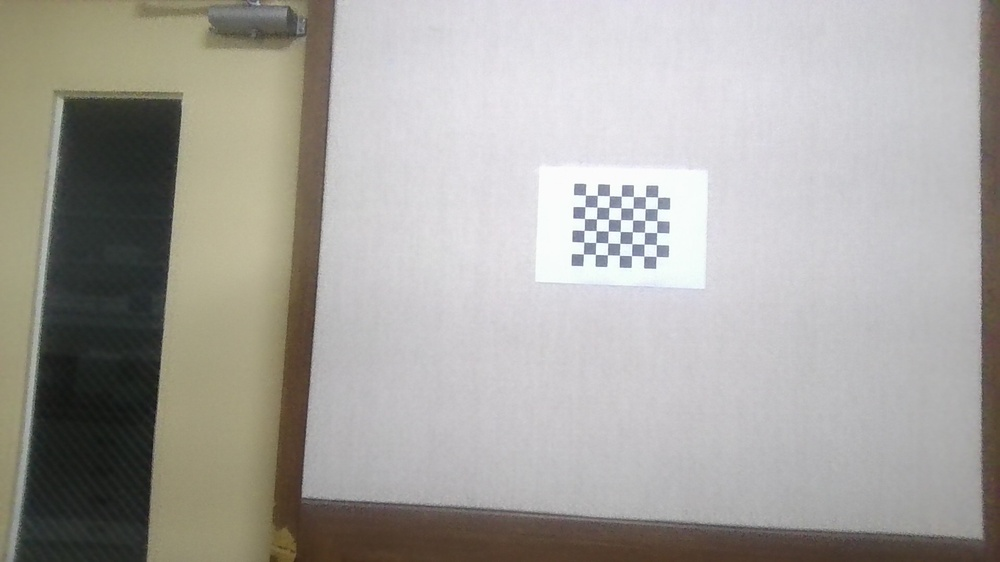
#> input picture arco_marker/test_images/sample (1).jpg, 1000 x 562 px, shrunk from 1920 x 1080 before the run; its folder holds only this picture in this run
$ python calibrate_camera.py
#> lines starting #> are read from the running program, lines starting #| are printed output that depends on the picture; after the words box and inside, x2 and y2 are one past the last pixel; in counts of white or black regions, pixels touching at a corner belong together
import numpy as np
import cv2
import glob
import csv

# Open csv file
f = open('output/calibrate.csv', 'w', newline='')
writer = csv.writer(f)

# Set termination criteria
criteria = (cv2.TERM_CRITERIA_EPS + cv2.TERM_CRITERIA_MAX_ITER, 30, 0.001)

# Set sample image file path
path_of_images = "./test_images/"
samples = glob.glob(path_of_images + "*.jpg")

#  Number of internal corners of checkerboard (rows, columns)
checkerboard = (7, 6)

# Define object points
objp = np.zeros((checkerboard[0] * checkerboard[1], 3), np.float32)
objp[:,:2] = np.mgrid[0:checkerboard[0],0:checkerboard[1]].T.reshape(-1,2)

# Arrays to store points
points_2d = []
points_3d = []

# Set origin vector
for fname in samples:
    sample = cv2.imread(fname)                      # Read image files
#> sample is the input picture: shape (562, 1000, 3); mean B, G, R 160.2, 165, 167.5
    gray = cv2.cvtColor(sample, cv2.COLOR_BGR2GRAY) # Convert to grayscale
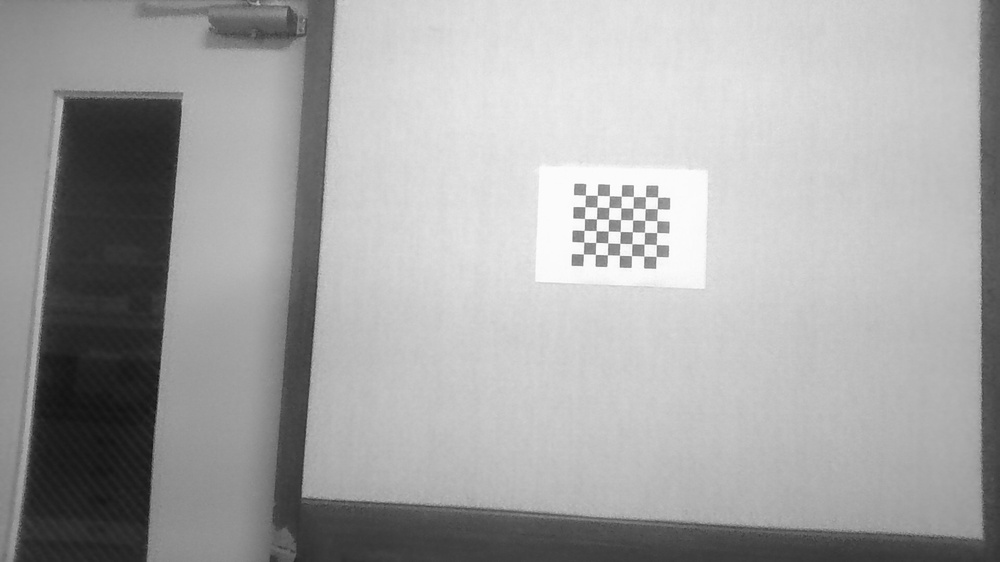
#> gray: shape (562, 1000); min 16, max 255, mean 165.2
    # Finding checkerboard corners

    # ret -> true when desired number of corners are found in image
    ret, corners = cv2.findChessboardCorners(gray, checkerboard, None)
#> ret = True; corners = 42 rows, first 8: [585.4, 195.1], [597.3, 195.4], [609.3, 195.7], [621.4, 196.1], [633.4, 196.5], [645.3, 196.7], [657.6, 197.2], [584.8, 206.7]

    # fine-tune the pixel coordinates -> display a checkerboard image if the desired number of corners are detected.
    if ret:
        points_3d.append(objp)

        # Tweaking pixel coordinates for 2D points
        corners2 = cv2.cornerSubPix(gray, corners, (11,11),(-1,-1), criteria)
#> corners2 = 42 rows, first 8: [590.7, 201], [590.7, 201], [614.8, 201.7], [627.4, 202.5], [638.6, 202.3], [638.6, 202.3], [651.7, 203.2], [591.1, 213.5]
        points_2d.append(corners2)

        # Drawing corners
        sample = cv2.drawChessboardCorners(sample, checkerboard, corners2, ret)
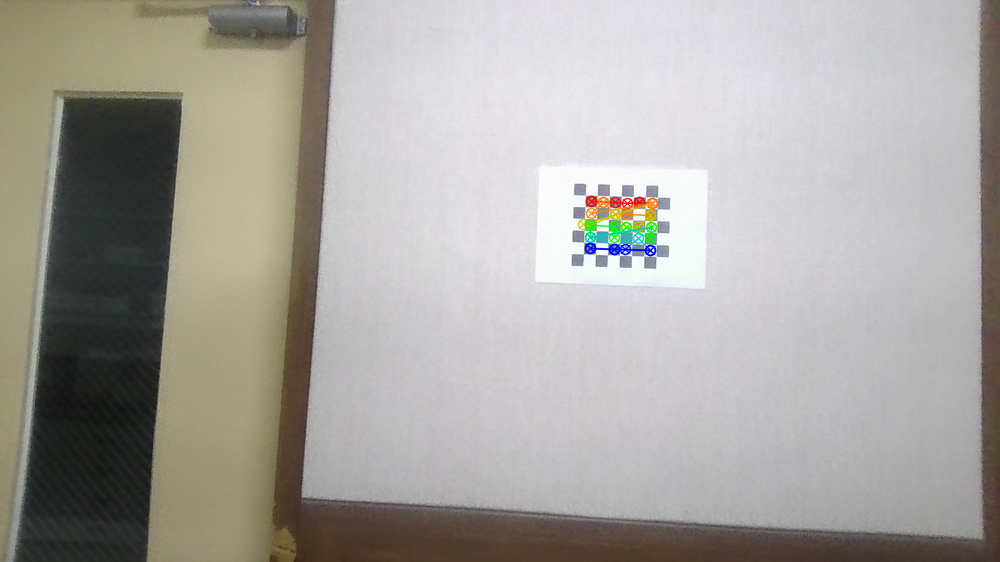
#> sample: shape (562, 1000, 3); 0.6% of pixels changed, all inside (x1, y1, x2, y2) = (577, 195, 659, 257)
        cv2.imshow('img', sample)
        cv2.waitKey(50)

# Return known 3D point values and corresponding pixel coordinates of detected corners and calibrate camera matrix
ret, mtx, dist, rvecs, tvecs = cv2.calibrateCamera(points_3d, points_2d, gray.shape[::-1], None, None)
#> ret = 7.09; mtx = [[1519.2, 0, 458.8], [0, 732.8, 246.8], [0, 0, 1]]; dist = [[-25.1, 1253.6, -0.207, -0.309, -18585.6]]; rvecs = ([0.194, 1.01, 0.0246],); tvecs = ([6.87, -4.55, 61.56],)

# Closing csv file
writer.writerow(["Camera matrix"])
for i in range(0, 3):
    writer.writerow(mtx[i][:])

writer.writerow(["Camera distortion coefficients"])
writer.writerow(dist[0][:])

f.close()

$ run again, on arco_marker/test_images/sample (13).jpg
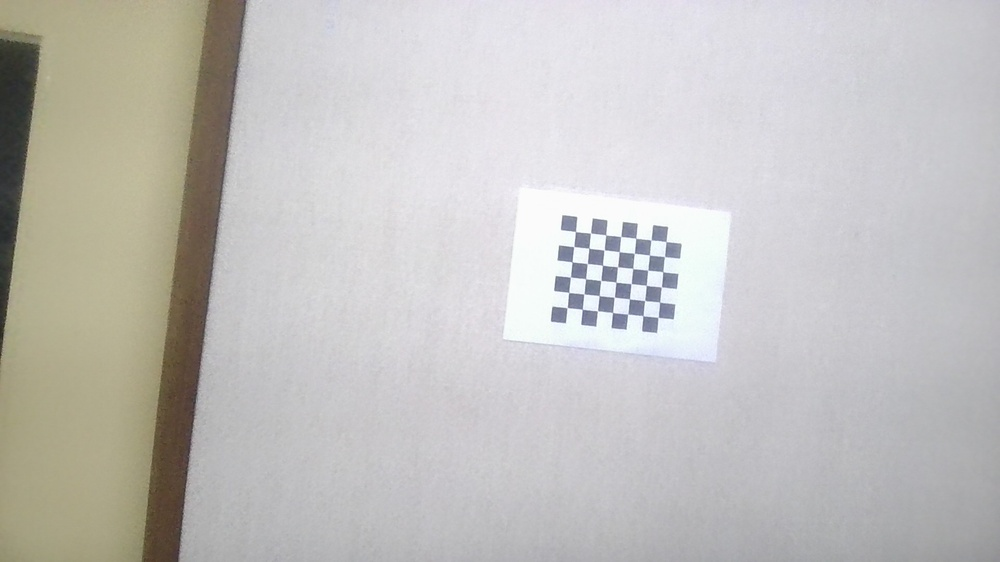
#> input picture arco_marker/test_images/sample (13).jpg, 1000 x 562 px, shrunk from 1920 x 1080 before the run
#> sample is the input picture: shape (562, 1000, 3); mean B, G, R 190.7, 193.1, 194.7
#> `gray = cv2.cvtColor(sample, cv2.COLOR_BGR2GRAY)`:
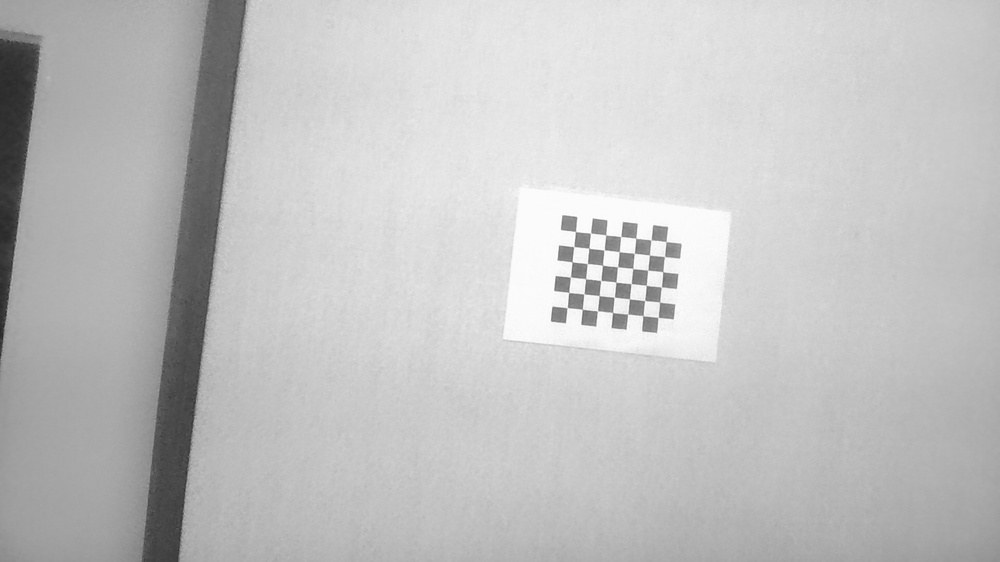
#> gray: shape (562, 1000); min 37, max 255, mean 193.3
#> `ret, corners = cv2.findChessboardCorners(gray, checkerboard, None)`: ret = True; corners = 42 rows, first 8: [575.5, 231.5], [590.6, 233], [605.8, 234.9], [620.8, 236.5], [635.8, 238.4], [650.9, 240.2], [666, 241.6], [573.7, 246.6]
#> corners2 = 42 rows, first 8: [575.5, 231.5], [590.5, 233.1], [605.7, 234.9], [620.7, 236.4], [635.8, 238.3], [651, 239.8], [666, 241.5], [573.7, 246.6]
#> `sample = cv2.drawChessboardCorners(sample, checkerboard, corners2, ret)`:
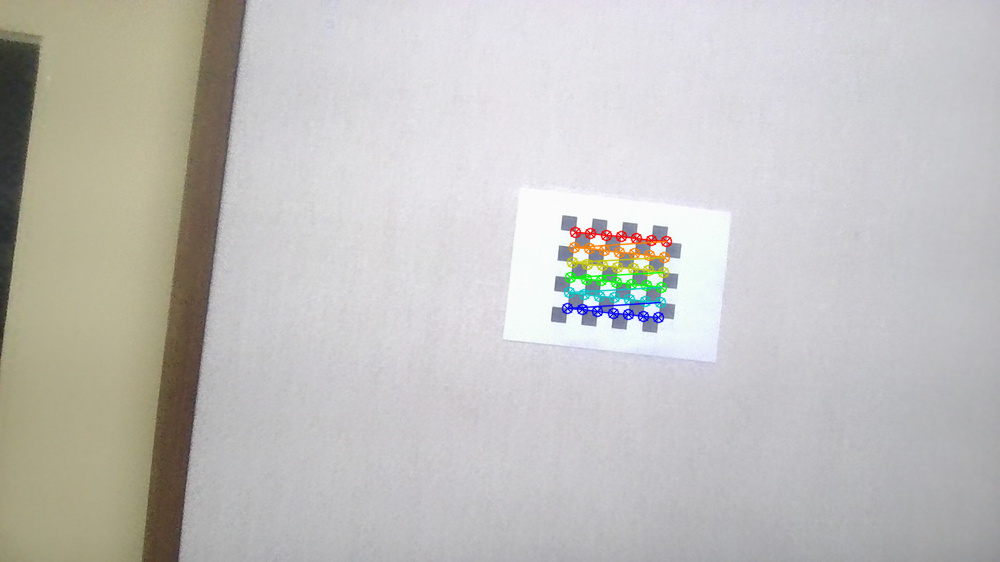
#> sample: shape (562, 1000, 3); 1.06% of pixels changed, all inside (x1, y1, x2, y2) = (561, 226, 673, 324)
#> `ret, mtx, dist, rvecs, tvecs = cv2.calibrateCamera(points_3d, points_2..`: ret = 0.0952; mtx = [[1891.8, 0, 577.4], [0, 1914.1, 269.9], [0, 0, 1]]; dist = [[-7.06, 1456.2, -0.00974, 0.0301, -1752.4]]; rvecs = ([-0.13, 0.0135, 0.109],); tvecs = ([-0.129, -2.49, 124.1],)

$ run again, on arco_marker/test_images/sample (14).jpg
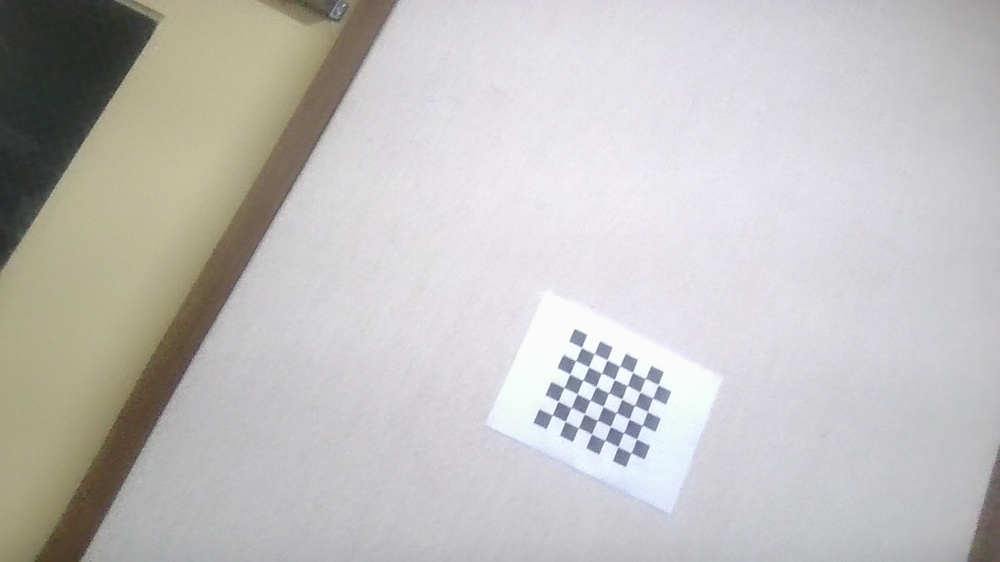
#> input picture arco_marker/test_images/sample (14).jpg, 1000 x 562 px, shrunk from 1920 x 1080 before the run
#> sample is the input picture: shape (562, 1000, 3); mean B, G, R 189.6, 191.7, 193.5
#> `gray = cv2.cvtColor(sample, cv2.COLOR_BGR2GRAY)`:
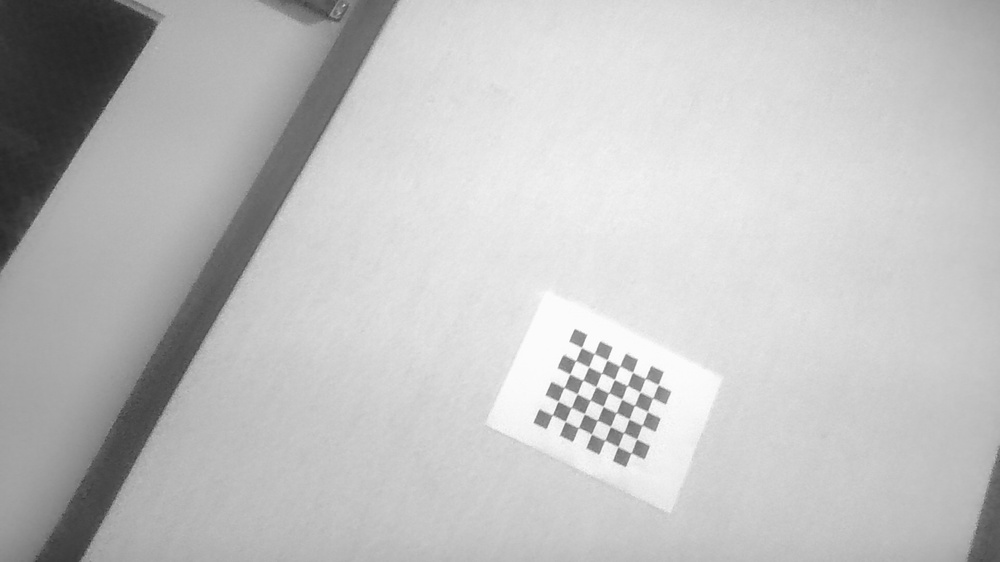
#> gray: shape (562, 1000); min 37, max 255, mean 191.9
#> `ret, corners = cv2.findChessboardCorners(gray, checkerboard, None)`: ret = True; corners = 42 rows, first 8: [581.5, 347.5], [594.3, 353.5], [607, 360.1], [619.7, 366.2], [632.7, 372.3], [645.1, 378.6], [658.3, 384.6], [575.6, 360.6]
#> corners2 = 42 rows, first 8: [581.6, 348.3], [593.3, 353.3], [607.3, 360.6], [618.9, 365.2], [632.4, 373.2], [644.5, 378.7], [657.8, 385.1], [576.4, 359.7]
#> `sample = cv2.drawChessboardCorners(sample, checkerboard, corners2, ret)`:
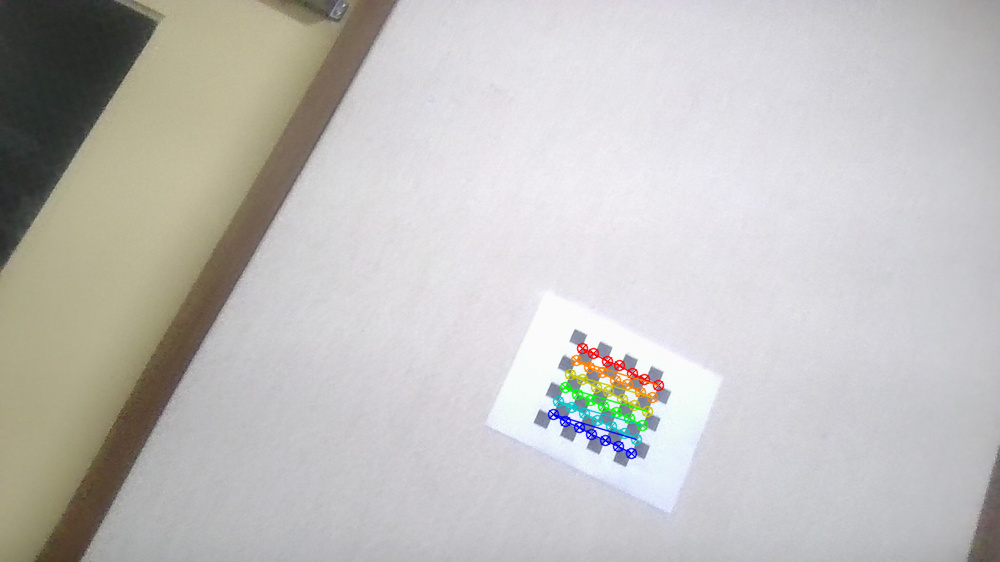
#> sample: shape (562, 1000, 3); 1.01% of pixels changed, all inside (x1, y1, x2, y2) = (547, 342, 665, 460)
#> `ret, mtx, dist, rvecs, tvecs = cv2.calibrateCamera(points_3d, points_2..`: ret = 0.628; mtx = [[253.9, 0, 587.3], [0, 237.7, 318.9], [0, 0, 1]]; dist = [[0.0145, -3.36, 0.158, 0.0219, 6.95]]; rvecs = ([-0.12, -0.0185, 0.431],); tvecs = ([-0.412, 2.25, 19.47],)

$ run again, on arco_marker/test_images/sample (15).jpg
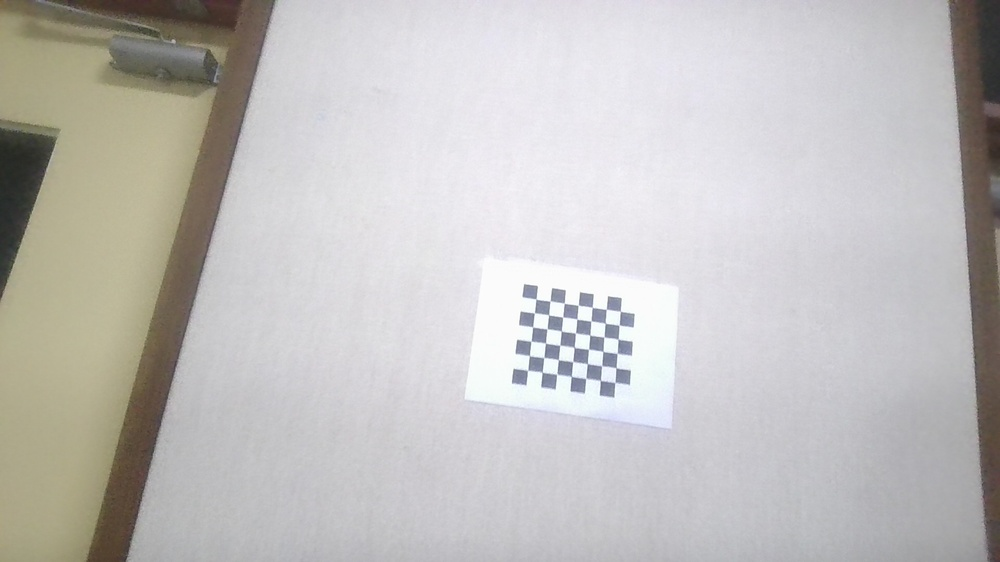
#> input picture arco_marker/test_images/sample (15).jpg, 1000 x 562 px, shrunk from 1920 x 1080 before the run
#> sample is the input picture: shape (562, 1000, 3); mean B, G, R 190.1, 191.8, 193.9
#> `gray = cv2.cvtColor(sample, cv2.COLOR_BGR2GRAY)`:
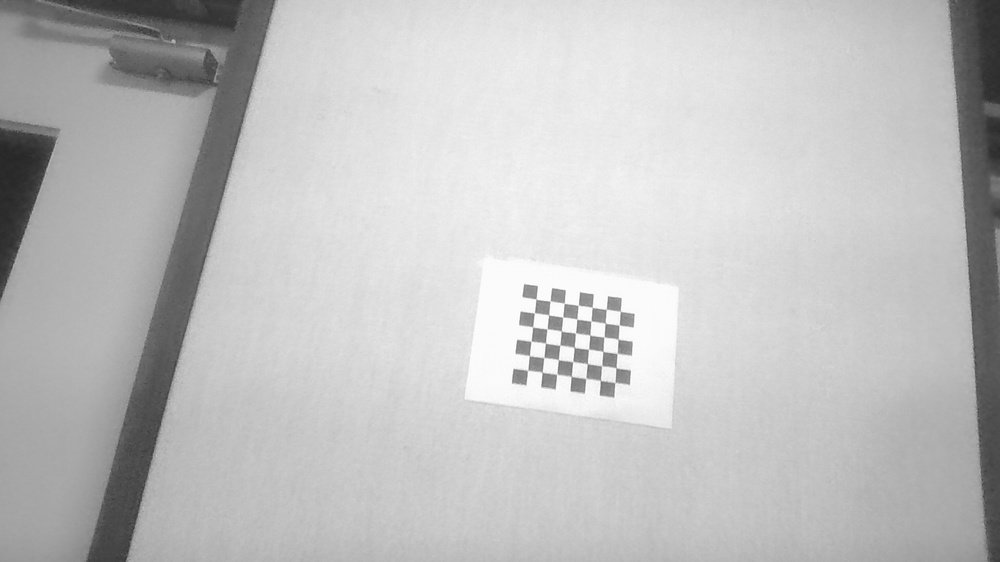
#> gray: shape (562, 1000); min 38, max 255, mean 192.2
#> `ret, corners = cv2.findChessboardCorners(gray, checkerboard, None)`: ret = True; corners = 42 rows, first 8: [535.9, 298.9], [550, 300.9], [564.3, 303.3], [578.2, 305.1], [592.3, 307.4], [606.3, 309.2], [620.5, 311.2], [534.4, 313]
#> corners2 = 42 rows, first 8: [536, 299.2], [549.9, 301], [564.3, 303.3], [578.2, 305.2], [592.2, 307.3], [606.2, 309.4], [620.3, 311.3], [534.4, 312.8]
#> `sample = cv2.drawChessboardCorners(sample, checkerboard, corners2, ret)`:
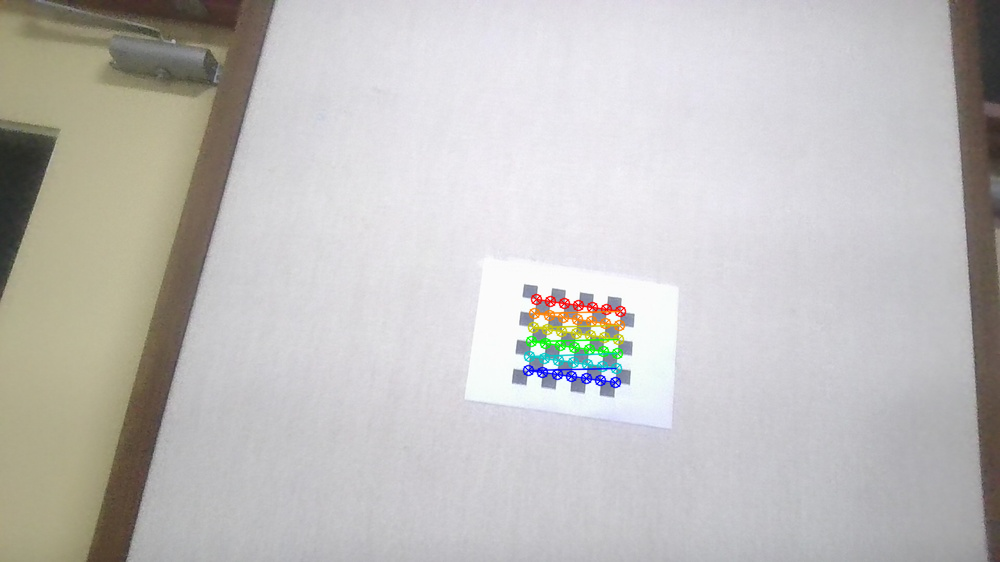
#> sample: shape (562, 1000, 3); 1.03% of pixels changed, all inside (x1, y1, x2, y2) = (522, 293, 627, 389)
#> `ret, mtx, dist, rvecs, tvecs = cv2.calibrateCamera(points_3d, points_2..`: ret = 0.0939; mtx = [[551.3, 0, 507.9], [0, 535.1, 250.4], [0, 0, 1]]; dist = [[0.324, -5.86, 0.0208, 0.00453, 29.95]]; rvecs = ([-0.255, -0.0456, 0.139],); tvecs = ([1.98, 3.53, 39.17],)
